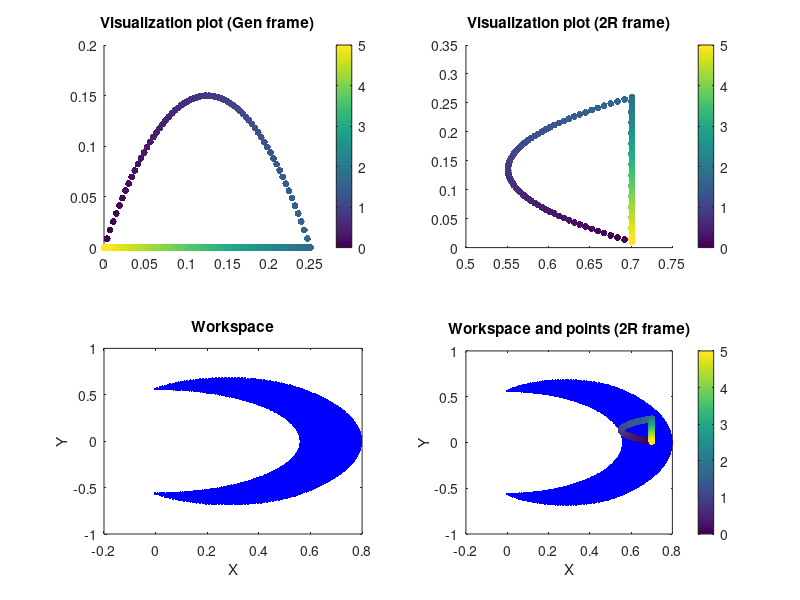

This chart was generated by the following MATLAB code: (Note: this script raises an error after producing the figure.)
%% GAIT_WALKING_AL All Leg gait trajectories 
% Code generates walking gait for all legs
%
% See also GEN_JOINT_TRAJECTORY_V2

%% Setup
clc;clearvars;close all;

% <User configuration area: begin >
gait_traj_time = 5;     % Trajectory time for the entire trajectory to be executed in cart. space (in s) [Default: 5]
num_timestamps = 200;   % Number of time stamps
curve_switching_time = (1.5)/(4.5) * gait_traj_time; % Switch curve after _ time (in s)
stride_len = 0.25;   % Stride length (in m)
stride_lift_height = 0.15;   % Lift height (in m)
x_offs = 701 ./ 1000;   % Offset in X (downward, towards the ground) (in m)
y_offs = 10 ./ 1000;    % Offset in Y (forwards, towards +X of robot) (in m)
rot_Z = deg2rad(90);    % Rotation along Z axis (to get it aligned in X, Y of the leg)
config = 0;             % Configuration for solver (0 for lower arm and 1 for upper arm)
phase_shift_lf = 0/4.5;     % Phase shift in left forward leg (in percentage)
mul_factor_lf = [0, 1, -1];   % Multiplication factors for LF (upper hip, lower hip, knee)
phase_shift_lh = 3/4.5;     % Phase shift in left hind leg (in percentage)
mul_factor_lh = [0, 1, -1];   % Multiplication factors for LH (upper hip, lower hip, knee)
phase_shift_rh = 1/4.5;     % Phase shift in right hind leg (in percentage)
mul_factor_rh = [0, -1, 1];   % Multiplication factors for RH (upper hip, lower hip, knee)
phase_shift_rf = 2/4.5;     % Phase shift in right front leg (in percentage)
mul_factor_rf = [0, -1, 1];   % Multiplication factors for RF (upper hip, lower hip, knee)
% <User configuration area: end >

% Generate trajectory profile
time_stamps = linspace(0, gait_traj_time, num_timestamps);
t_curve_switch_ind = find(time_stamps > curve_switching_time, 1);   % Index for switching time
t_parabola = time_stamps(1:t_curve_switch_ind);
x_para = linspace(0, stride_len, length(t_parabola));
y_para = -x_para .* (x_para - stride_len) .* (4/(stride_len^2)) .* (stride_lift_height);    % Equation for parabola
% Straight line
t_st_line = time_stamps(t_curve_switch_ind + 1:end);
x_line = linspace(stride_len, 0, length(t_st_line));
y_line = zeros(size(x_line));
% Final curve (in untransformed frame, gen frame - utf)
x_vals_utf = [x_para, x_line];
y_vals_utf = [y_para, y_line];
% Transform points
tf_mat = [
    cos(rot_Z) -sin(rot_Z) x_offs
    sin(rot_Z) cos(rot_Z) y_offs
    0 0 1
    ];
tf_point = @(x, y) tf_mat * [x;y;1];    % Transform a point from gen frame to 2R frame
x_vals_tf = zeros(size(x_vals_utf));
y_vals_tf = zeros(size(y_vals_utf));
for i = 1:length(time_stamps)
    tf_pt = tf_point(x_vals_utf(i), y_vals_utf(i));
    x_vals_tf(i) = tf_pt(1);
    y_vals_tf(i) = tf_pt(2);
end
% Load robot workspace points to compare with them
load robot_workspace.mat
xpts = xpts ./ 1000;
ypts = ypts ./ 1000;
% Visualize the curve generated
figure('Name','Point Visualization - Walking gait');
% Show untransformed points
subplot(2,2,1);
scatter(x_vals_utf, y_vals_utf, 25, time_stamps, 'filled');
colorbar;
title('Visualization plot (Gen frame)');
% Show transformed points
subplot(2,2,2);
scatter(x_vals_tf, y_vals_tf, 25, time_stamps, 'filled');
colorbar;
title('Visualization plot (2R frame)');
% Show workspace
subplot(2,2,3);
plot(xpts, ypts, 'b.');
xlabel('X');
ylabel('Y');
title('Workspace');
% Show workspace and transformed points in 2R frame
subplot(2,2,4);
plot(xpts, ypts, 'b.'); hold on;
xlabel('X');
ylabel('Y');
scatter(x_vals_tf, y_vals_tf, 25, time_stamps, 'filled');
colorbar;
title('Workspace and points (2R frame)');

%% Use inverse kinematics and get joint angles
% Load models
load fk_ik_equations.mat
load robot_link_lengths.mat
len1 = len1 ./ 1000;
len2 = len2 ./ 1000;
len3 = len3 ./ 1000;
% Link1_len (l1) and Link2_len (l2) for the FK and IK model
l1 = len2;
l2 = len3;
% Generate theta values using IK
theta_lower_hip = zeros(size(time_stamps));
theta_knee = zeros(size(time_stamps));
for i = 1:length(time_stamps)
    angles = mt1t2_subs(x_vals_tf(i), y_vals_tf(i), l1, l2);
    m = angles(1);
    t1 = angles(2);
    t2 = angles(3);
    % Get lower and upper arm solutions
    sols = leg_config_solver(m, t1, t2);
    if config == 0
        % Lower arm
        theta_lower_hip(i) = sols{1}(1, 2);
        theta_knee(i) = sols{1}(1, 3);
    else
        % Upper arm
        theta_lower_hip(i) = sols{1}(2, 2);
        theta_knee(i) = sols{1}(2, 3);
    end
end
theta_lower_hip_degrees = arrayfun(@(ang) rad2deg(ang), theta_lower_hip);
theta_knee_degrees = arrayfun(@(ang) rad2deg(ang), theta_knee);
% Visualize the joint values
figure('Name', 'Joint angles (idel leg) - Walking gait');
subplot(3, 1, 1);
plot(time_stamps, theta_lower_hip_degrees, 'b.');
title('Theta (Lower hips)');
subplot(3, 1, 2);
plot(time_stamps, theta_knee_degrees, 'r.');
title('Theta (Knee)');
subplot(3, 1, 3);
plot(time_stamps, theta_lower_hip_degrees, 'b.'); hold on;
plot(time_stamps, theta_knee_degrees, 'r.');
title('Theta (both)');

%% Generate trajectories for individual legs
% Left front
split_lf_tind = floor(phase_shift_lf * num_timestamps) + 1;
theta_lf_lower_hip = [theta_lower_hip(end-(split_lf_tind-1):end), ...
               theta_lower_hip(1:length(theta_lower_hip)-split_lf_tind)];
theta_lf_knee = [theta_knee(end-(split_lf_tind-1):end), ...
               theta_knee(1:length(theta_knee)-split_lf_tind)];
% Left hind
split_lh_tind = floor(phase_shift_lh * num_timestamps) + 1;
theta_lh_lower_hip = [theta_lower_hip(end-(split_lh_tind-1):end), ...
               theta_lower_hip(1:length(theta_lower_hip)-split_lh_tind)];
theta_lh_knee = [theta_knee(end-(split_lh_tind-1):end), ...
               theta_knee(1:length(theta_knee)-split_lh_tind)];
% Right hind
split_rh_tind = floor(phase_shift_rh * num_timestamps) + 1;
theta_rh_lower_hip = [theta_lower_hip(end-(split_rh_tind-1):end), ...
               theta_lower_hip(1:length(theta_lower_hip)-split_rh_tind)];
theta_rh_knee = [theta_knee(end-(split_rh_tind-1):end), ...
               theta_knee(1:length(theta_knee)-split_rh_tind)];
% Right front
split_rf_tind = floor(phase_shift_rf * num_timestamps) + 1;
theta_rf_lower_hip = [theta_lower_hip(end-(split_rf_tind-1):end), ...
               theta_lower_hip(1:length(theta_lower_hip)-split_rf_tind)];
theta_rf_knee = [theta_knee(end-(split_rf_tind-1):end), ...
               theta_knee(1:length(theta_knee)-split_rf_tind)];
% Upper hip angles (all 0 for now)
theta_lf_upper_hip = zeros(size(theta_lf_lower_hip));
theta_lh_upper_hip = zeros(size(theta_lh_lower_hip));
theta_rf_upper_hip = zeros(size(theta_rf_lower_hip));
theta_rh_upper_hip = zeros(size(theta_rh_lower_hip));
% Visualize the values
figure('Name', 'Joint data (Multiplication factor not adjusted) - Walking gait');
subplot(2,2,1);
plot(time_stamps, rad2deg(theta_lf_upper_hip), 'g.'); hold on;
plot(time_stamps, rad2deg(theta_lf_lower_hip), 'b.'); hold on;
plot(time_stamps, rad2deg(theta_lf_knee), 'r.');
legend('UH', 'LH', 'K');
title('Left Front');
subplot(2,2,3);
plot(time_stamps, rad2deg(theta_lh_upper_hip), 'g.'); hold on;
plot(time_stamps, rad2deg(theta_lh_lower_hip), 'b.'); hold on;
plot(time_stamps, rad2deg(theta_lh_knee), 'r.');
legend('UH', 'LH', 'K');
title('Left Hind');
subplot(2,2,4);
plot(time_stamps, rad2deg(theta_rh_upper_hip), 'g.'); hold on;
plot(time_stamps, rad2deg(theta_rh_lower_hip), 'b.'); hold on;
plot(time_stamps, rad2deg(theta_rh_knee), 'r.');
legend('UH', 'LH', 'K');
title('Right Hind');
subplot(2,2,2);
plot(time_stamps, rad2deg(theta_rf_upper_hip), 'g.'); hold on;
plot(time_stamps, rad2deg(theta_rf_lower_hip), 'b.'); hold on;
plot(time_stamps, rad2deg(theta_rf_knee), 'r.');
legend('UH', 'LH', 'K');
title('Right Front');


%% Multiplication factor adjustment (for mirroring joint angles)
% Multiply by the multiplication factors and get final joint angles
% (multiplication factors are quadruped specific) [Use variables with _vals
% to upload to file hereon]
% Left front
theta_lf_upper_hip_vals = mul_factor_lf(1) .* theta_lf_upper_hip;
theta_lf_lower_hip_vals = mul_factor_lf(2) .* theta_lf_lower_hip;
theta_lf_knee_vals = mul_factor_lf(3) .* theta_lf_knee;
% Left hind
theta_lh_upper_hip_vals = mul_factor_lh(1) .* theta_lh_upper_hip;
theta_lh_lower_hip_vals = mul_factor_lh(2) .* theta_lh_lower_hip;
theta_lh_knee_vals = mul_factor_lh(3) .* theta_lh_knee;
% Right hind
theta_rh_upper_hip_vals = mul_factor_rh(1) .* theta_rh_upper_hip;
theta_rh_lower_hip_vals = mul_factor_rh(2) .* theta_rh_lower_hip;
theta_rh_knee_vals = mul_factor_rh(3) .* theta_rh_knee;
% Right front
theta_rf_upper_hip_vals = mul_factor_rf(1) .* theta_rf_upper_hip;
theta_rf_lower_hip_vals = mul_factor_rf(2) .* theta_rf_lower_hip;
theta_rf_knee_vals = mul_factor_rf(3) .* theta_rf_knee;
% Convert all of them to degrees
% Left front
theta_lf_upper_hip_vals = rad2deg(theta_lf_upper_hip_vals);
theta_lf_lower_hip_vals = rad2deg(theta_lf_lower_hip_vals);
theta_lf_knee_vals = rad2deg(theta_lf_knee_vals);
% Left hind
theta_lh_upper_hip_vals = rad2deg(theta_lh_upper_hip_vals);
theta_lh_lower_hip_vals = rad2deg(theta_lh_lower_hip_vals);
theta_lh_knee_vals = rad2deg(theta_lh_knee_vals);
% Right hind
theta_rh_upper_hip_vals = rad2deg(theta_rh_upper_hip_vals);
theta_rh_lower_hip_vals = rad2deg(theta_rh_lower_hip_vals);
theta_rh_knee_vals = rad2deg(theta_rh_knee_vals);
% Right front
theta_rf_upper_hip_vals = rad2deg(theta_rf_upper_hip_vals);
theta_rf_lower_hip_vals = rad2deg(theta_rf_lower_hip_vals);
theta_rf_knee_vals = rad2deg(theta_rf_knee_vals);
% Visualize the values
figure('Name', 'Joint data (Multiplication factor adjusted) - Walking gait');
subplot(2,2,1);
plot(time_stamps, theta_lf_upper_hip_vals, 'g.'); hold on;
plot(time_stamps, theta_lf_lower_hip_vals, 'b.'); hold on;
plot(time_stamps, theta_lf_knee_vals, 'r.');
legend('UH', 'LH', 'K');
title('Left Front');
subplot(2,2,3);
plot(time_stamps, theta_lh_upper_hip_vals, 'g.'); hold on;
plot(time_stamps, theta_lh_lower_hip_vals, 'b.'); hold on;
plot(time_stamps, theta_lh_knee_vals, 'r.');
legend('UH', 'LH', 'K');
title('Left Hind');
subplot(2,2,4);
plot(time_stamps, theta_rh_upper_hip_vals, 'g.'); hold on;
plot(time_stamps, theta_rh_lower_hip_vals, 'b.'); hold on;
plot(time_stamps, theta_rh_knee_vals, 'r.');
legend('UH', 'LH', 'K');
title('Right Hind');
subplot(2,2,2);
plot(time_stamps, theta_rf_upper_hip_vals, 'g.'); hold on;
plot(time_stamps, theta_rf_lower_hip_vals, 'b.'); hold on;
plot(time_stamps, theta_rf_knee_vals, 'r.');
legend('UH', 'LH', 'K');
title('Right Front');

%% Save everything
save gait_walking_al_data.mat
